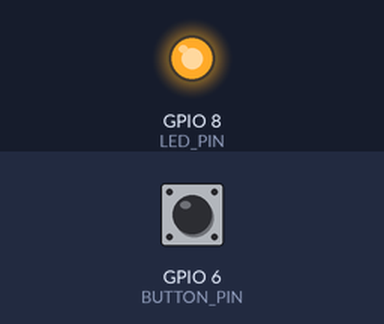
Bench run of a sketch on a simulated ESP32-C3. Shown: output pins drawn as LEDs (lit = HIGH). The test bench sets the inputs (shaded band); at power-on: GPIO 6 (BUTTON_PIN) HIGH. WiFi joins after 1.5 s; servers stay silent unless stated; what the sketch prints to the serial monitor is not drawn.

Above: at 6.1 s.
6.2 s: GPIO 6 (BUTTON_PIN) pulled LOW for 0.15 s
At 6.9 s:
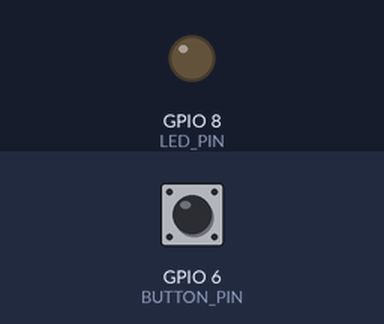
Timing chart, 0 to 9.2 s (numbered marks = the images above; inputs shaded):
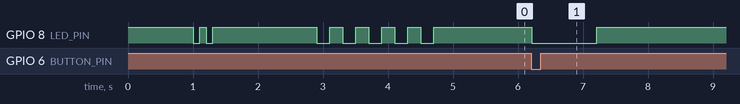

The sketch:

WOL.ino
```cpp
// Settings
// WiFi credentials
const char* ssid = "";      //write SSID (name of your WiFi)
const char* password = "";  //write password of your SSID

// Input pin
#define BUTTON_PIN 6

// IP address of the target PC and broadcast network
const char* BROADCAST_IP = "192.168.0.255";
const char* PC_IP = "192.168.0.1";    //for long time use, make IP address static (via DHCP reservation on router or in OS settings)
byte mac[] = { 0xaa, 0xbb, 0xcc, 0xdd, 0xee, 0xff };  // MAC address of the PC (for example aa:bb:cc:dd:ee:ff)
const int WOL_PORT = 9; //you can try different ports (for example 0, 7, 8), if this doesn't work)
#define PACKET_SIZE 102 // leave as is

// Libraries and instances
#include <WiFi.h>
#include <WiFiUdp.h>
WiFiUDP udp;

bool debugEnabled = true;
#define LED_PIN 8   // onboard LED (ESP32-WROOM32 has GPIO 2, ESP32-C3 super mini has GPIO 8)
// Some boards have inverted onboard LED logic (for example ESP32-C3 super mini)
#define LED_ON LOW
#define LED_OFF HIGH
#define REFRESH_RATE 10 // can reduce heating, high performance, and power consumption

// WOL packet logic
void sendWOL() {
  byte packet[PACKET_SIZE];

  // 6x FF
  for (int i = 0; i < 6; i++) {
    packet[i] = 0xFF;
  }

  // 16x MAC address repetition
  for (int i = 0; i < 16; i++) {
    for (int j = 0; j < 6; j++) {
      packet[6 + i * 6 + j] = mac[j];
    }
  }

  // Broadcast
  udp.beginPacket(BROADCAST_IP, WOL_PORT);
  udp.write(packet, sizeof(packet));
  int sentBroadcast = udp.endPacket();

  // Direct unicast to PC
  udp.beginPacket(PC_IP, WOL_PORT);
  udp.write(packet, sizeof(packet));
  int sentUnicast = udp.endPacket();

  Serial.printf("Broadcast bytes: %d, Unicast bytes: %d\n", sentBroadcast, sentUnicast);
  Serial.println("WOL packet sent!");
}

/* Debug LED - logic for feedback (for example, if the WiFi is connected, if the packet was sent), if the Serial isn't used
   I'd prefer leave it on for normal use
   2 fast blinks means start/restart
   5 blinks means WiFi is successfully connected
   1 long blink means that the magic packet was sent
*/
void ledDebug(int pauseMs, int cycles) {
  if(debugEnabled) {
    for(int i = 0; i < cycles; i++) {
      digitalWrite(LED_PIN, LED_ON);
      delay(pauseMs);
      digitalWrite(LED_PIN, LED_OFF);
      delay(pauseMs);
    }
  }
}

// Serial/WiFi connection logic
void connectWiFi() {
  Serial.print("Connecting to WiFi...");
  while (WiFi.status() != WL_CONNECTED) {
    delay(500);
    Serial.print(".");
  }
  Serial.println("Connected!");
  Serial.print("IP address: ");
  Serial.println(WiFi.localIP());

  // debug
  ledDebug(200, 5);
}

void setup() {
  // Button pin as input with pull-up
  pinMode(BUTTON_PIN, INPUT_PULLUP);

  // LED setup
  pinMode(LED_PIN, OUTPUT);
  digitalWrite(LED_PIN, LED_OFF);

  Serial.begin(115200);
  delay(1000);

  ledDebug(100, 2);

  // Setup WiFi
  WiFi.begin(ssid, password);
  connectWiFi();
}

// WOL state
bool packetSent = false;

void loop() {
  //if the button is pressed and packet is not sent yet, send magic packet
  if (digitalRead(BUTTON_PIN) == LOW && !packetSent) {
    sendWOL();
    packetSent = true; //update WOL state

    ledDebug(1000, 1);
  }

  //debounce logic
  if(digitalRead(BUTTON_PIN) == HIGH && packetSent) {
    packetSent = false;
  }

  //WiFi reconnect logic
  if (WiFi.status() != WL_CONNECTED) {
    ledDebug(50, 10);
    WiFi.reconnect();
    delay(5000); // wait before trying to reconnect to avoid rapid loops
    connectWiFi();
  }

  // you can comment this out if you want
  delay(REFRESH_RATE);
}
```

Measured:
- after the input at 6.2 s, GPIO 8 (LED_PIN): HIGH → LOW at once, → HIGH 1.0 s later
